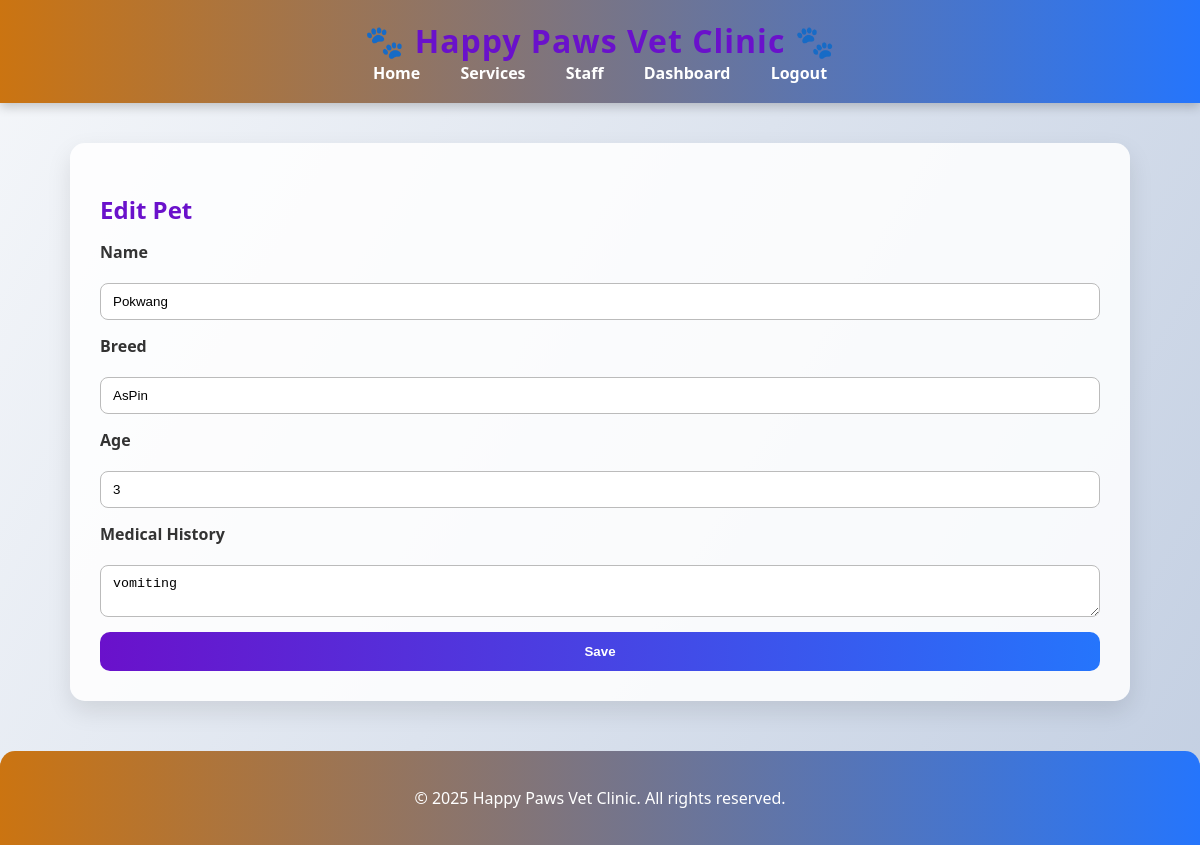
/pets/1/edit (signed in), run on the app's committed database.
### app.py (models this page shows)
class Pet(db.Model):
    id = db.Column(db.Integer, primary_key=True)
    name = db.Column(db.String(80), nullable=False)
    breed = db.Column(db.String(80))
    age = db.Column(db.Integer)
    medical_history = db.Column(db.Text)
    owner_id = db.Column(db.Integer, db.ForeignKey('user.id'), nullable=False)
    appointments = db.relationship('Appointment', backref='pet', lazy=True, cascade="all, delete")

### app.py (the view, shortened to what this page needs)
@app.route('/pets/<int:id>/edit', methods=['GET', 'POST'])
@login_required
def pet_edit(id):
    pet = Pet.query.get_or_404(id)
    if pet.owner != current_user:
        abort(403)
    form = PetForm(obj=pet)
    return render_template('pet_form.html', form=form, title='Edit Pet', form_action=url_for('pet_edit', id=id))

### app.py
class PetForm(FlaskForm):
    name = StringField('Name', validators=[DataRequired()])
    breed = StringField('Breed', validators=[Optional()])
    age = IntegerField('Age', validators=[Optional()])
    medical_history = TextAreaField('Medical History', validators=[Optional()])
    submit = SubmitField('Save')

### app.py (called while the page is built)
@login_manager.user_loader
def load_user(user_id):
    return User.query.get(int(user_id))

@app.before_request
def create_tables_once():
    if not getattr(app, 'db_initialized', False):
        db.create_all()
        app.db_initialized = True

### templates/pet_form.html (shortened to what this page needs)
{% extends "base.html" %}
{% block content %}
<h2>{{ title }}</h2>
<form method="POST" action="{{ form_action }}">
    <label>{{ form.name.label }}</label>
    {{ form.name(class="form-control") }}
    <label>{{ form.breed.label }}</label>
    {{ form.breed(class="form-control") }}
    <label>{{ form.age.label }}</label>
    {{ form.age(class="form-control") }}
    <label>{{ form.medical_history.label }}</label>
    {{ form.medical_history(class="form-control") }}
    {{ form.submit(class="btn") }}
</form>
{% endblock %}

### static/style.css (style rules this page uses)
body { font-family: 'Segoe UI', Tahoma, Geneva, Verdana, sans-serif; margin: 0; padding: 0; background: linear-gradient(120deg, #f5f7fa, #c3cfe2); color: #333; }
h1, h2, h3 { color: #6a11cb; font-weight: 700; margin-bottom: 15px; }
form { display: flex; flex-direction: column; gap: 15px; }
.form-control { padding: 10px 12px; border: 1px solid #bbb; border-radius: 8px; transition: all 0.3s ease; }
label { font-weight: 600; margin-bottom: 5px; }
.btn { background: linear-gradient(90deg, #6a11cb, #2575fc); color: white; border: none; padding: 12px 18px; border-radius: 10px; cursor: pointer; font-weight: 600; transition: all 0.3s ease; }

### data on the page
Pet: name "Pokwang", breed "AsPin", age "3", medical_history "vomiting"

### other printed values
{{ title }} "Edit Pet"
